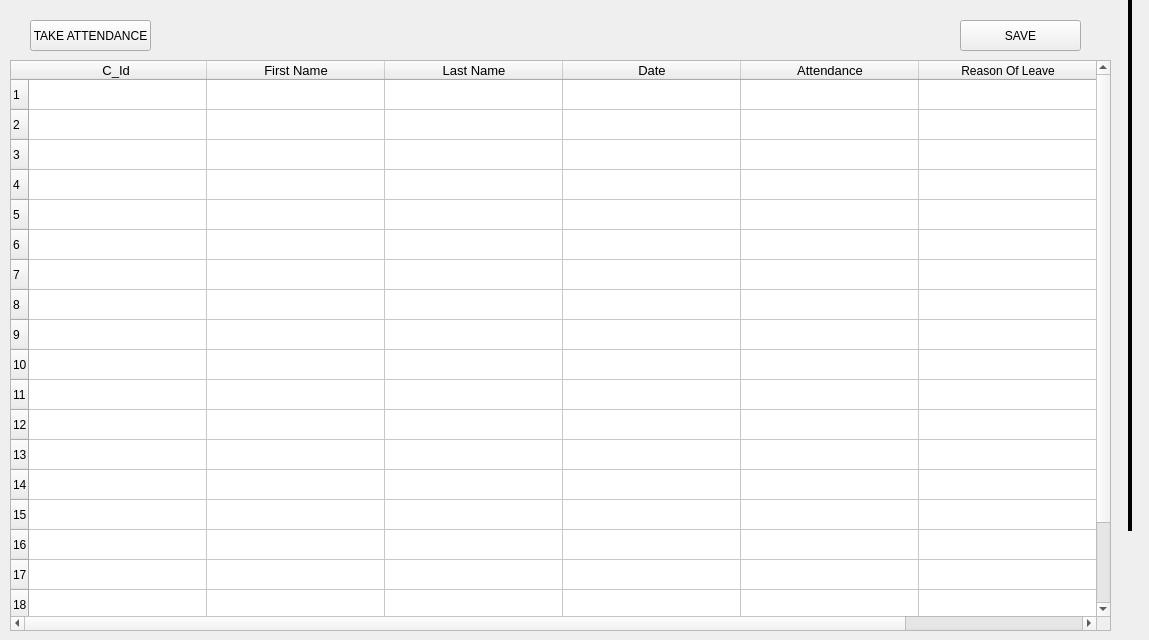
                    <widget class="QWidget" name="takeattendance_3">
                     <attribute name="title">
                      <string>                             TAKE  ATTENDANCE                       </string>
                     </attribute>
                     <widget class="QTableWidget" name="tableWidget_5">
                      <property name="geometry">
                       <rect>
                        <x>10</x>
                        <y>60</y>
                        <width>1101</width>
                        <height>571</height>
                       </rect>
                      </property>
                      <property name="sizePolicy">
                       <sizepolicy hsizetype="Expanding" vsizetype="Expanding">
                        <horstretch>0</horstretch>
                        <verstretch>0</verstretch>
                       </sizepolicy>
                      </property>
                      <property name="sizeAdjustPolicy">
                       <enum>QAbstractScrollArea::AdjustIgnored</enum>
                      </property>
                      <property name="rowCount">
                       <number>20</number>
                      </property>
                      <attribute name="horizontalHeaderDefaultSectionSize">
                       <number>178</number>
                      </attribute>
                      <attribute name="horizontalHeaderStretchLastSection">
                       <bool>false</bool>
                      </attribute>
                      <row/>
                      <row/>
                      <row/>
                      <row/>
                      <row/>
                      <row/>
                      <row/>
                      <row/>
                      <row/>
                      <row/>
                      <row/>
                      <row/>
                      <row/>
                      <row/>
                      <row/>
                      <row/>
                      <row/>
                      <row/>
                      <row/>
                      <row/>
                      <column>
                       <property name="text">
                        <string>C_Id </string>
                       </property>
                       <property name="font">
                        <font>
                         <pointsize>10</pointsize>
                        </font>
                       </property>
                      </column>
                      <column>
                       <property name="text">
                        <string>First Name</string>
                       </property>
                       <property name="font">
                        <font>
                         <pointsize>10</pointsize>
                        </font>
                       </property>
                      </column>
                      <column>
                       <property name="text">
                        <string>Last Name</string>
                       </property>
                       <property name="font">
                        <font>
                         <pointsize>10</pointsize>
                        </font>
                       </property>
                      </column>
                      <column>
                       <property name="text">
                        <string>Date</string>
                       </property>
                       <property name="font">
                        <font>
                         <pointsize>10</pointsize>
                        </font>
                       </property>
                      </column>
                      <column>
                       <property name="text">
                        <string>Attendance</string>
                       </property>
                       <property name="font">
                        <font>
                         <pointsize>10</pointsize>
                        </font>
                       </property>
                      </column>
                      <column>
                       <property name="text">
                        <string>Reason Of Leave</string>
                       </property>
                      </column>
                     </widget>
                     <widget class="QPushButton" name="show_2">
                      <property name="geometry">
                       <rect>
                        <x>30</x>
                        <y>20</y>
                        <width>121</width>
                        <height>31</height>
                       </rect>
                      </property>
                      <property name="text">
                       <string>TAKE ATTENDANCE</string>
                      </property>
                     </widget>
                     <widget class="Line" name="line_3">
                      <property name="geometry">
                       <rect>
                        <x>1120</x>
                        <y>0</y>
                        <width>20</width>
                        <height>531</height>
                       </rect>
                      </property>
                      <property name="autoFillBackground">
                       <bool>false</bool>
                      </property>
                      <property name="frameShadow">
                       <enum>QFrame::Plain</enum>
                      </property>
                      <property name="lineWidth">
                       <number>4</number>
                      </property>
                      <property name="orientation">
                       <enum>Qt::Vertical</enum>
                      </property>
                     </widget>
                     <widget class="QPushButton" name="show_3">
                      <property name="geometry">
                       <rect>
                        <x>960</x>
                        <y>20</y>
                        <width>121</width>
                        <height>31</height>
                       </rect>
                      </property>
                      <property name="font">
                       <font>
                        <pointsize>9</pointsize>
                       </font>
                      </property>
                      <property name="text">
                       <string>SAVE</string>
                      </property>
                     </widget>
                    </widget>
